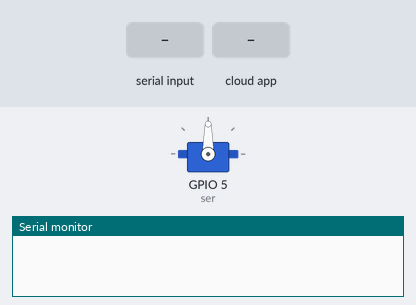
The sketch below on a simulated ESP8266 (NodeMCU). On the bench: servo, the last lines printed to the serial monitor. The test bench sets the inputs (shaded band). WiFi joins after 1.5 s; servers stay silent unless stated.

Above: at 1.2 s.
1.3 s: "#\n" received over Serial
2.8 s: the phone or cloud app sets servo to 0
At 3.4 s:
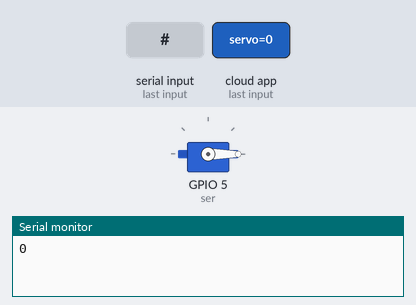
4.3 s: the phone or cloud app sets servo to 1
At 4.9 s:
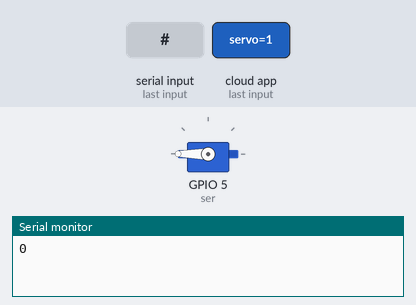
Timing chart, 0 to 7.3 s (numbered marks = the images above; inputs shaded):
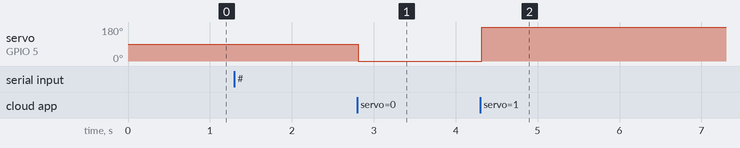

Measured:
- after the input at 2.8 s, servo on GPIO 5 (ser): 90° → 0° at once
- after the input at 4.3 s, servo on GPIO 5 (ser): 0° → 180° at once

The sketch:

servo_and_level1.ino
```cpp
#include "config.h"
String dataIn;
String dt[8];
int i;
boolean parsing=false;


void setup() {
  Serial.begin(115200);
  dataIn="";
   //servo attach to pin D3
  ser.attach(5);

  // wifi connection begin
  WiFi.begin(WLAN_SSID, WLAN_PASS);
  //while (WiFi.status() != WL_CONNECTED) {
    ///delay(500);
  //}
  mqtt.subscribe(&servo);
}
void loop() {

  //connect to mqtt service

if(Serial.available()>0) {// check serial
    char inChar = (char)Serial.read();//variable inchar = hasil pembacaan serial
    dataIn += inChar; // dataIn + data inchar
    if (inChar == '\n') {
    parsing = true;
  }// jika charakter yag terbaca = \n maka melakukan parsing
}

if(parsing){
    parsingData();
    parsing=false;
    dataIn="";
  }
  //millis

  //delay(20);
}

void parsingData(){
int j=0;

//inisialisasi variabel, (reset isi variabel)
dt[j]="";
//proses parsing data
for(i=1;i<dataIn.length();i++){
//pengecekan tiap karakter dengan karakter (#) dan (,)
if ((dataIn[i] == '#') || (dataIn[i] == ','))
{
j++;
dt[j]="";       //inisialisasi variabel array dt[j]
}
else
{

dt[j] = dt[j] + dataIn[i];
}
}
//kirim data hasil parsing
int nilaiLC = dt[0].toInt();
Serial.println (nilaiLC);
beban.publish(nilaiLC);
//MQTT_connect();
unsigned long currentTime = millis();
  //subscibe data
  Adafruit_MQTT_Subscribe *subscription;
  while ((subscription = mqtt.readSubscription(10000))) {
    if (subscription == &servo) {
      int servo_State = atoi((char *)servo.lastread);
      {
        if (servo_State == 1) {
          ser.write(180);
        }
        else
          ser.write(0);
      }
    }
  }

  //-----reading sensor and publish-----
  if (currentTime - previousTime >= eventInterval) {

    //reading sensor
    int sValue = analogRead(A0);
    byte mValue = map(sValue, 400, 1024, 100, 50);

    //tweaking some inconsistan reading value
    if (mValue > 100) {
      mValue = 100;
    }

    //publising data
    level.publish(mValue);
    previousTime = currentTime;
  }
}
```

mqtt.ino
```cpp
//sub fuction for starting the mqtt services
void MQTT_connect() {
  int8_t ret;
  if (mqtt.connected()) {
    return;
  }
  //Serial.print("Connecting to MQTT... ");
  uint8_t retries = 3;
  while ((ret = mqtt.connect()) != 0) {
    //Serial.println(mqtt.connectErrorString(ret));
    //Serial.println("Retrying MQTT connection in 5 seconds...");
    mqtt.disconnect();
    delay(5000);
    retries--;
    if (retries == 0) {
      while (1);
    }
  }
  //Serial.println("MQTT Connected!");
}
```

config.h
```cpp
//define pin
#include <Servo.h>
Servo ser;

//initial data value
int pos = 0;
int val = 0 ;

//library
#include "ESP8266WiFi.h"
#include "Adafruit_MQTT.h"
#include "Adafruit_MQTT_Client.h"

//millis timing
const unsigned long eventInterval = 3000; //1000 for 1s
unsigned long previousTime = 0;

//wifi config
#define WLAN_SSID       "AndroidAP"             // Your SSID
#define WLAN_PASS       "angga..."         // Your password

//aio config
#define AIO_SERVER      "io.adafruit.com"
#define AIO_SERVERPORT  1883                   // use 8883 for SSL
#define AIO_USERNAME    "Azzar"
#define AIO_KEY         "aio_CUJr96zpqfq6e2Z92Z3d0jctuzof"

//WIFI CLIENT
WiFiClient client;

//starting mqtt services
void MQTT_connect();

//mqtt client
Adafruit_MQTT_Client mqtt(&client, AIO_SERVER, AIO_SERVERPORT, AIO_USERNAME, AIO_KEY);
//mqtt subscribe
Adafruit_MQTT_Subscribe servo = Adafruit_MQTT_Subscribe(&mqtt, AIO_USERNAME"/feeds/servo");
//mqtt publish
Adafruit_MQTT_Publish level   = Adafruit_MQTT_Publish(&mqtt, AIO_USERNAME "/feeds/level");
//mqtt publish
Adafruit_MQTT_Publish beban   = Adafruit_MQTT_Publish(&mqtt, AIO_USERNAME "/feeds/beban");
```
